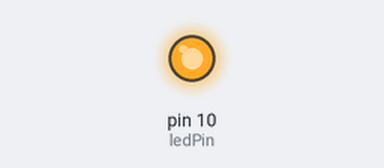
Bench run of a sketch on a simulated Arduino Uno, built with avr-gcc and run on an emulated ATmega328P. Parts: output pins drawn as LEDs (lit = HIGH).

Above: at 1.0 s.
At 5.6 s:
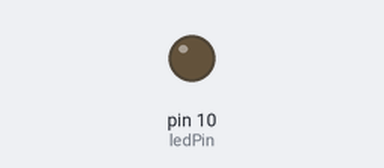
Timing chart, 0 to 10.7 s (numbered marks = the images above):
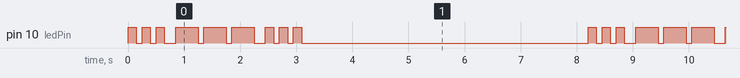

Measured:
- by itself, pin 10 (ledPin): repeats every 8.2 s: 2 × (LOW 0.10 s, HIGH 0.15 s), LOW 0.20 s, 2 × (HIGH 0.40 s, LOW 0.10 s), HIGH 0.40 s, LOW 0.20 s, 2 × (HIGH 0.15 s, LOW 0.10 s), HIGH 0.15 s, LOW 5.1 s, HIGH 0.15 s
- by itself, everything shown: repeats every 8.2 s, in 18 steps

The sketch:

Project2_SOS_Beacon.ino
```cpp
int ledPin = 10;
void setup() {
  // put your setup code here, to run once:
  pinMode(ledPin, OUTPUT);
}

void loop() {
  // put your main code here, to run repeatedly:
  // 3 quick blinks to represent “S”
  digitalWrite(ledPin,HIGH);
  delay(150);
  digitalWrite(ledPin,LOW);
  delay(100);
  digitalWrite(ledPin,HIGH);
  delay(150);
  digitalWrite(ledPin,LOW);
  delay(100);
  digitalWrite(ledPin,HIGH);
  delay(150);
  digitalWrite(ledPin,LOW);
  delay(100);
  delay(100);
  //100 milliseconds as a break of each letter

  //3 quick blinks to represent “0”
  digitalWrite(ledPin,HIGH);
  delay(400);
  digitalWrite(ledPin,LOW);
  delay(100);
  digitalWrite(ledPin,HIGH);
  delay(400);
  digitalWrite(ledPin,LOW);
  delay(100);
  digitalWrite(ledPin,HIGH);
  delay(400);
  digitalWrite(ledPin,LOW);
  delay(100);
  delay(100);
  // 100 milliseconds delay between each letter

  //3 quick blinks to represent “S” again
  digitalWrite(ledPin,HIGH);
  delay(150);
  digitalWrite(ledPin,LOW);
  delay(100);
  digitalWrite(ledPin,HIGH);
  delay(150);
  digitalWrite(ledPin,LOW);
  delay(100);
  digitalWrite(ledPin,HIGH);
  delay(150);
  digitalWrite(ledPin,LOW);
  delay(100);

  delay(5000);
  // wait 5 seconds to repeat the next S.O.S signal
}
```
